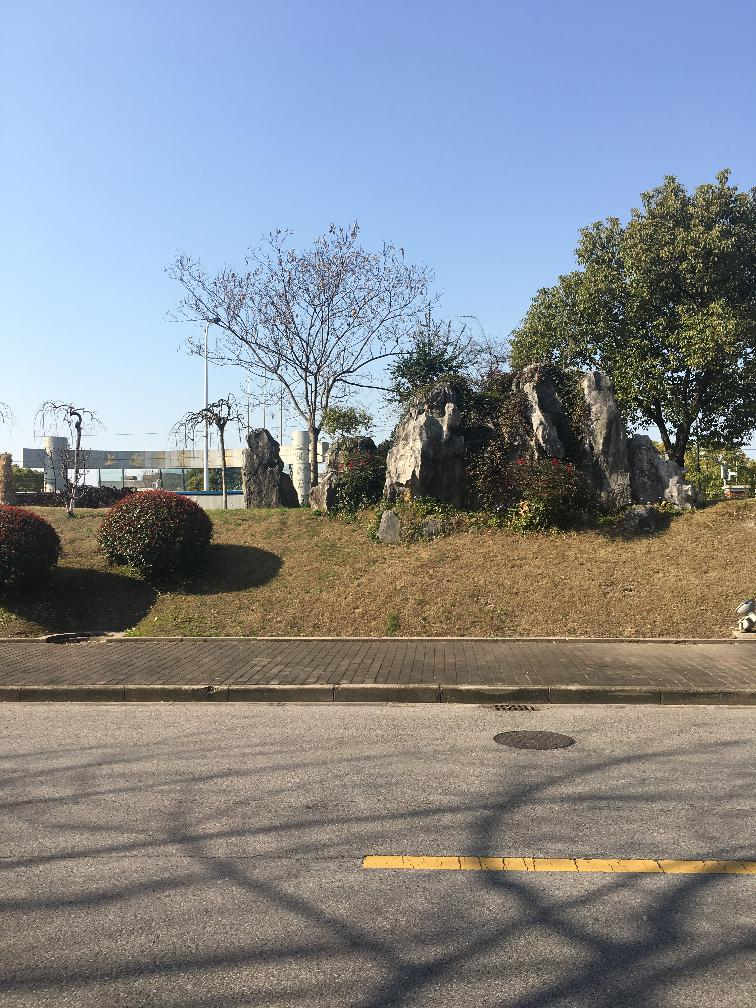
#> input picture 计算机视觉实践-实验1/img/1-left.JPG, 756 x 1008 px
$ jupyter execute --allow-errors '图像拼接.ipynb'
#> lines starting #> are read from the running program, lines starting #| are printed output that depends on the picture
#> (a cell that did not finish here is left out)

[cell 2]
# 图像拼接
import cv2 as cv
import numpy as np
import matplotlib.pyplot as plt

# 读取待拼接图像
MIN = 10
img1 = cv.imread('./img/1-left.JPG')
#> img1 is the input picture: shape (1008, 756, 3); mean B, G, R 141.6, 136.6, 132.8
img2 = cv.imread('./img/1-right.JPG')
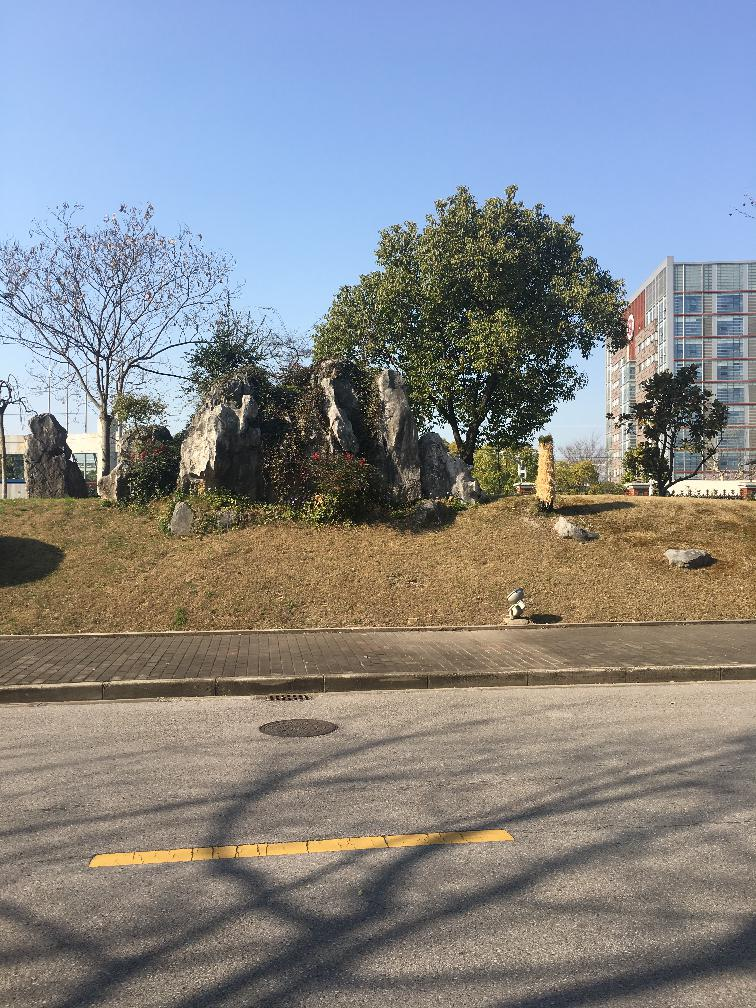
#> input picture 计算机视觉实践-实验1/img/1-right.JPG, 756 x 1008 px
#> img2 is the input picture: shape (1008, 756, 3); mean B, G, R 139, 135.8, 133.5
# 统一图像大小
height1 = int(img1.shape[0])
#> height1 = 1008
width1 = int(img1.shape[1])
#> width1 = 756
dim = (width1, height1)
#> dim = (756, 1008)
img2 = cv.resize(img2, dim, interpolation=cv.INTER_AREA)

# 创建SIFT特征点检测
sift = cv.SIFT_create()

# 检测兴趣点并计算描述子
kp1, describe1 = sift.detectAndCompute(img1, None)
#> kp1 = 2794 keypoints; strongest (x, y, size): (673, 439, 4.8), (652, 406, 2), (700, 415, 3), (691, 430, 2.3)
kp2, describe2 = sift.detectAndCompute(img2, None)
#> kp2 = 3363 keypoints; strongest (x, y, size): (463, 437, 4.1), (135, 363, 1.8), (71, 459, 2.4), (100, 358, 1.8)

# 使用OpenCV中的FLANN匹配算法进行特征匹配，并返回最近邻和次近邻匹配的结果
FLANN_INDEX_KDTREE = 0
indexParams = dict(algorithm=FLANN_INDEX_KDTREE, trees=5)
searchParams = dict(checks=50)
flann = cv.FlannBasedMatcher(indexParams,searchParams)
matches = flann.knnMatch(describe1, describe2, k=2)
#> matches = 2794 matches

# 储存特征匹配最好的优质匹配点对
'''基于距离阈值选择优质匹配点对，如果最近邻m的距离小于0.65倍的次近邻n的距离，
则认为这个匹配点对是优质的，将它存储在good列表中。'''
good = []
for m,n in matches:
    if m.distance < 0.65 * n.distance:
        good.append(m)
#> after the loop, good = 216 matches

# 可视化特征匹配结果,并保存
pic3 = cv.drawMatches(img1=img1, keypoints1=kp1, img2=img2, keypoints2=kp2, matches1to2=good, outImg=None)
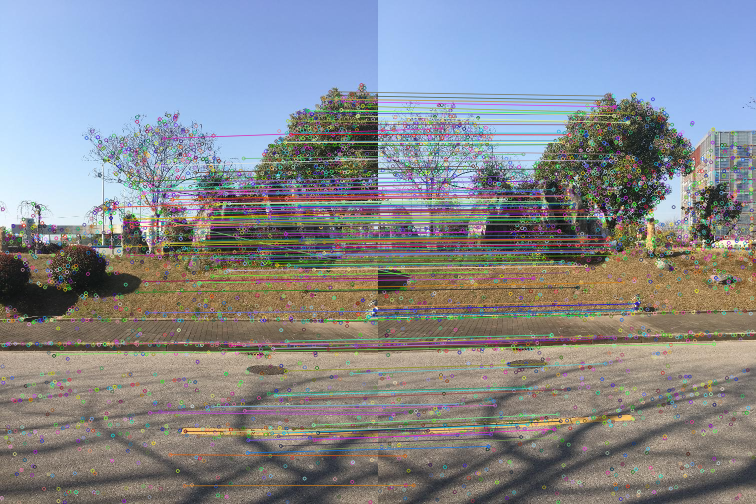
#> pic3: shape (1008, 1512, 3) (shown at 1/2 size); mean B, G, R 143.4, 137.7, 134.5
cv.imwrite(r'./img/1-feature.jpg', pic3)

# RANSAC算法计算单应性矩阵
if len(good) > MIN:
    src_pts = np.float32([kp1[m.queryIdx].pt for m in good]).reshape(-1, 1, 2)
#> src_pts = 216 rows, first 8: [115, 708.3], [228.8, 414.2], [228.8, 414.2], [249.1, 438.8], [249.5, 445], [249.8, 492.6], [252.7, 686.6], [255.6, 511]
    tge_pts = np.float32([kp2[m.trainIdx].pt for m in good]).reshape(-1, 1, 2)
#> tge_pts = 216 rows, first 8: [671.6, 688], [10.16, 396.5], [10.16, 396.5], [32.2, 424], [32.65, 430], [32.38, 481.5], [16.04, 686.6], [37.45, 501]
    M, mask = cv.findHomography(src_pts, tge_pts, cv.RANSAC, 2)
#> M = [[1.22, -0.0315, -255], [0.161, 1.14, -84.7], [0.000291, 7.86e-06, 1]]; mask = 216 values, max 1 at index 1, min 0 at index 0, mean 0.62
    # 源图像img2图像扭曲（透视变换）
    warpimg = cv.warpPerspective(img2, np.linalg.inv(M), (img1.shape[1] + img2.shape[1], img2.shape[0]))
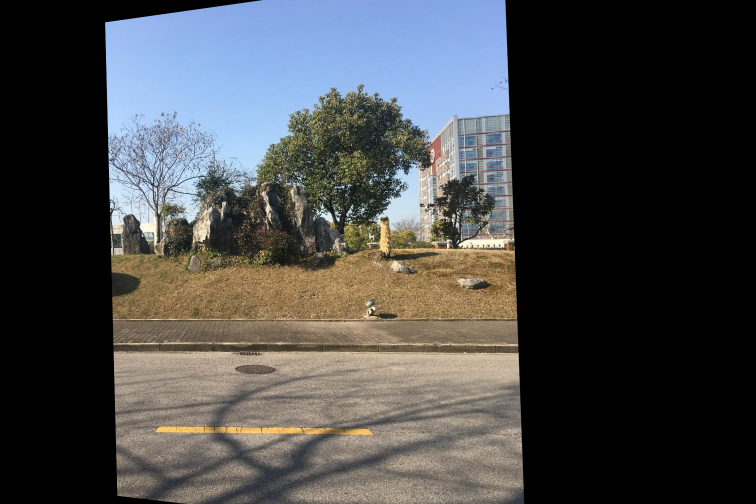
#> warpimg: shape (1008, 1512, 3) (shown at 1/2 size); mean B, G, R 72.8, 71.9, 71.1
    cv.namedWindow("warpimg", cv.WINDOW_NORMAL)
    cv.imshow('warpimg',warpimg)
    # 拼接图像
    direct = warpimg.copy()
    direct[0:img1.shape[0], 0:img1.shape[1]] = img1
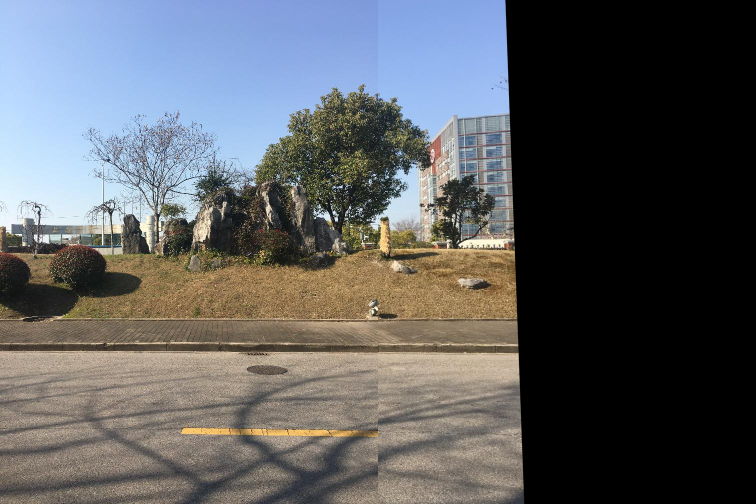
#> direct: shape (1008, 1512, 3) (shown at 1/2 size); mean B, G, R 96.4, 93.8, 92.1
    rows, cols = img1.shape[:2]
#> rows = 1008; cols = 756

    left = 0
    right = cols
#> right = 756
    # 找到img1和warpimg重叠的最左边界
    for col in range(0, cols):
        if img1[:, col].any() and warpimg[:, col].any():
            left = col
        break
    # 找到img1和warpimg重叠的最右边界
    for col in range(cols - 1, 0, -1):
        if img1[:, col].any() and warpimg[:, col].any():
            right = col
        break
    # 图像融合
    res = np.zeros([rows, cols, 3], np.uint8)

    for row in range(0, rows):
        for col in range(0, cols):
            if not img1[row, col].any():
                res[row, col] = warpimg[row, col]
            elif not warpimg[row, col].any():
                res[row, col] = img1[row, col]
            else:
                # 重叠部分加权平均
                srcimgLen = float(abs(col - left))
                testimgLen = float(abs(col - right))
                alpha = srcimgLen / (srcimgLen + testimgLen)
                res[row, col] = np.clip(img1[row, col] * (1 - alpha) + warpimg[row, col] * alpha, 0, 255)
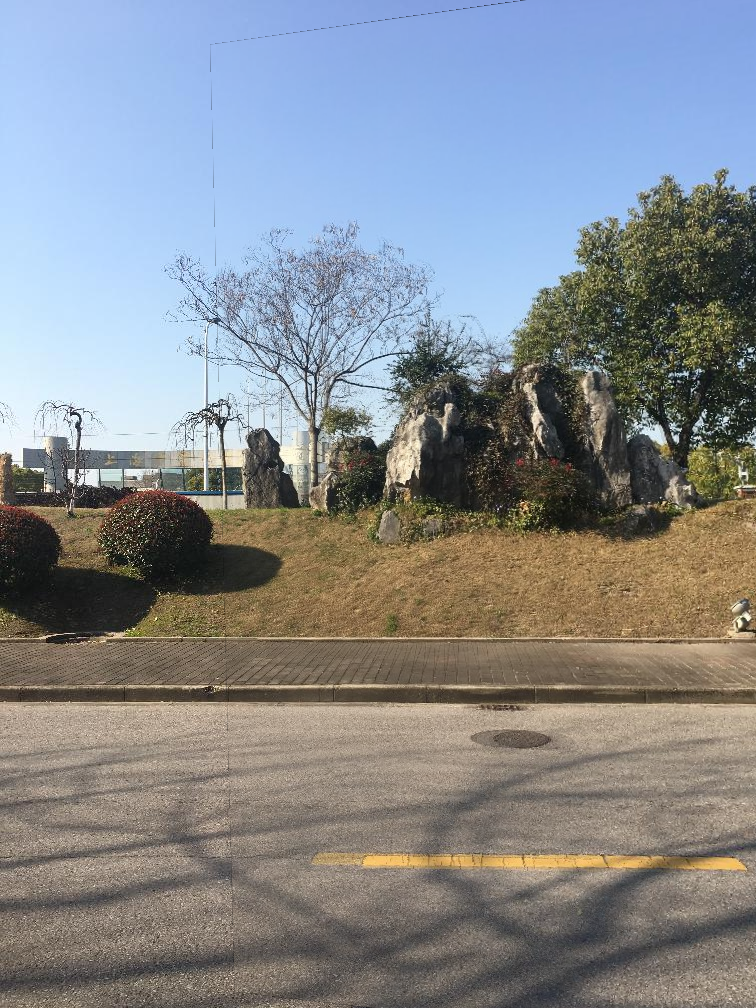
#> res: shape (1008, 756, 3); mean B, G, R 142.7, 138.1, 134


    warpimg[0:img1.shape[0], 0:img1.shape[1]] = res
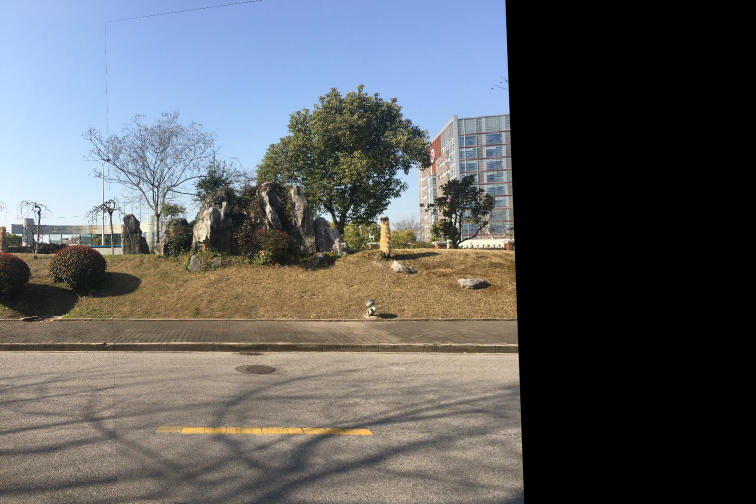
#> warpimg: shape (1008, 1512, 3) (shown at 1/2 size); mean B, G, R 96.9, 94.6, 92.7
    img3 = cv.cvtColor(direct, cv.COLOR_BGR2RGB)
    plt.imshow(img3), plt.show()
    img4 = cv.cvtColor(warpimg, cv.COLOR_BGR2RGB)
    cv.imwrite(r'./img/1-result.jpg', warpimg)
    plt.imshow(img4), plt.show()

    cv.waitKey()
    cv.destroyAllWindows()

else:
    print("not enough matches!")
